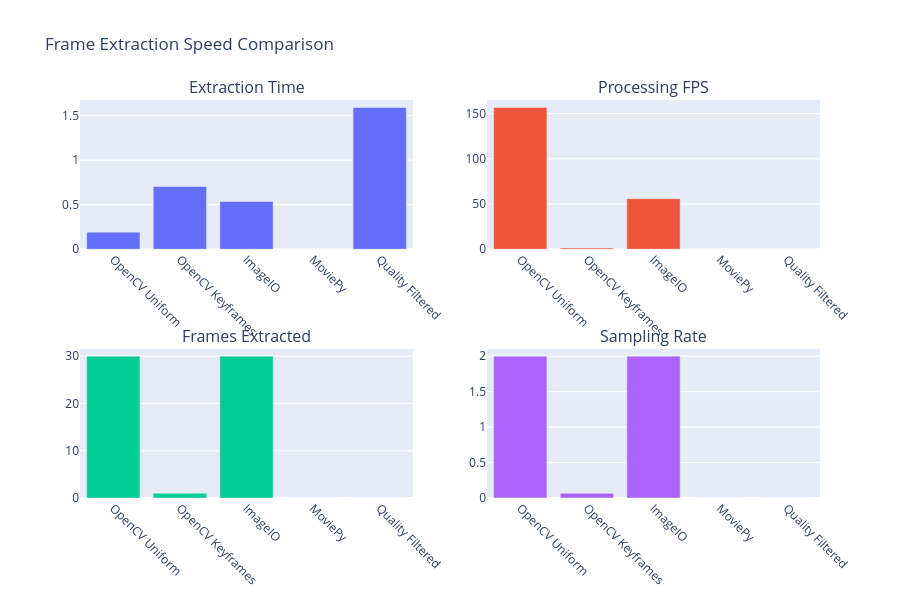

Source (notebook cell):
### Markdown cell above
## 4. Speed Comparison Test

### Code cell
# Speed Comparison Test

if video_info:
    print(" Running speed comparison test...")
    print("=" * 50)
    
    extraction_methods = [
        ('OpenCV Uniform', lambda: extractor.extract_opencv_uniform(test_video_path, 2.0)),
        ('OpenCV Keyframes', lambda: extractor.extract_opencv_keyframes(test_video_path, 0.3)),
        ('ImageIO', lambda: extractor.extract_imageio(test_video_path, 2.0)),
        ('MoviePy', lambda: extractor.extract_moviepy(test_video_path, 2.0)),
        ('Quality Filtered', lambda: extractor.extract_quality_filtered(test_video_path, 2.0, 0.3))
    ]
    
    results = []
    
    for method_name, method_func in extraction_methods:
        print(f"\n Testing {method_name}...")
        
        try:
            # Run extraction multiple times for more accurate timing
            times = []
            frame_counts = []
            
            for run in range(3):  # 3 runs for averaging
                frames, timestamps, extraction_time = method_func()
                times.append(extraction_time)
                frame_counts.append(len(frames))
                
                if run == 0:  # Store results from first run
                    first_run_frames = frames
                    first_run_timestamps = timestamps
            
            avg_time = np.mean(times)
            std_time = np.std(times)
            avg_frames = np.mean(frame_counts)
            
            # Calculate metrics
            fps = avg_frames / avg_time if avg_time > 0 else 0
            frames_per_second_video = avg_frames / video_info['duration'] if video_info['duration'] > 0 else 0
            
            result = {
                'Method': method_name,
                'Avg Time (s)': avg_time,
                'Std Time (s)': std_time,
                'Frames Extracted': int(avg_frames),
                'Processing FPS': fps,
                'Sampling Rate': frames_per_second_video,
                'Success': True,
                'Frames': first_run_frames,
                'Timestamps': first_run_timestamps
            }
            
            print(f"    {method_name}: {avg_time:.3f}±{std_time:.3f}s, {int(avg_frames)} frames, {fps:.1f} processing FPS")
            
        except Exception as e:
            print(f"    {method_name}: Failed - {str(e)}")
            result = {
                'Method': method_name,
                'Avg Time (s)': float('inf'),
                'Std Time (s)': 0,
                'Frames Extracted': 0,
                'Processing FPS': 0,
                'Sampling Rate': 0,
                'Success': False,
                'Frames': [],
                'Timestamps': []
            }
        
        results.append(result)
        extractor.results[method_name] = result
    
    # Create results DataFrame
    results_df = pd.DataFrame([r for r in results if r['Success']])
    
    if len(results_df) > 0:
        print(f"\n SPEED COMPARISON SUMMARY:")
        print("=" * 50)
        display_df = results_df[['Method', 'Avg Time (s)', 'Frames Extracted', 'Processing FPS', 'Sampling Rate']].round(3)
        print(display_df.to_string(index=False))
        
        # Save results
        results_df.to_csv(config.results_dir / "frame_extraction_speed_comparison.csv", index=False)
        
        # Visualize speed comparison
        fig = make_subplots(
            rows=2, cols=2,
            subplot_titles=('Extraction Time', 'Processing FPS', 'Frames Extracted', 'Sampling Rate'),
            specs=[[{"type": "bar"}, {"type": "bar"}],
                   [{"type": "bar"}, {"type": "bar"}]]
        )
        
        methods = results_df['Method']
        
        # Extraction time
        fig.add_trace(go.Bar(x=methods, y=results_df['Avg Time (s)'], name='Time'), row=1, col=1)
        
        # Processing FPS
        fig.add_trace(go.Bar(x=methods, y=results_df['Processing FPS'], name='FPS'), row=1, col=2)
        
        # Frames extracted
        fig.add_trace(go.Bar(x=methods, y=results_df['Frames Extracted'], name='Frames'), row=2, col=1)
        
        # Sampling rate
        fig.add_trace(go.Bar(x=methods, y=results_df['Sampling Rate'], name='Rate'), row=2, col=2)
        
        fig.update_layout(
            title_text="Frame Extraction Speed Comparison",
            showlegend=False,
            height=600
        )
        
        # Rotate x-axis labels
        for i in range(1, 3):
            for j in range(1, 3):
                fig.update_xaxes(tickangle=45, row=i, col=j)
        
        fig.show()
        
    else:
        print(" No successful extractions to compare")

else:
    print(" No video available for testing")

### Figure 1 — Plotly figure (JSON) as saved in the notebook; plotly's stock layout.template omitted (floating-point values rounded to 4 significant figures)
{"data": [{"name": "Time", "type": "bar", "x": ["OpenCV Uniform", "OpenCV Keyframes", "ImageIO", "MoviePy", "Quality Filtered"], "xaxis": "x", "y": [0.1913, 0.705, 0.536, 0.0, 1.591], "yaxis": "y"}, {"name": "FPS", "type": "bar", "x": ["OpenCV Uniform", "OpenCV Keyframes", "ImageIO", "MoviePy", "Quality Filtered"], "xaxis": "x2", "y": [156.8, 1.418, 55.97, 0.0, 0.0], "yaxis": "y2"}, {"name": "Frames", "type": "bar", "x": ["OpenCV Uniform", "OpenCV Keyframes", "ImageIO", "MoviePy", "Quality Filtered"], "xaxis": "x3", "y": [30, 1, 30, 0, 0], "yaxis": "y3"}, {"name": "Rate", "type": "bar", "x": ["OpenCV Uniform", "OpenCV Keyframes", "ImageIO", "MoviePy", "Quality Filtered"], "xaxis": "x4", "y": [2.0, 0.06667, 2.0, 0.0, 0.0], "yaxis": "y4"}], "layout": {"annotations": [{"font": {"size": 16}, "showarrow": false, "text": "Extraction Time", "x": 0.225, "xanchor": "center", "xref": "paper", "y": 1, "yanchor": "bottom", "yref": "paper"}, {"font": {"size": 16}, "showarrow": false, "text": "Processing FPS", "x": 0.775, "xanchor": "center", "xref": "paper", "y": 1, "yanchor": "bottom", "yref": "paper"}, {"font": {"size": 16}, "showarrow": false, "text": "Frames Extracted", "x": 0.225, "xanchor": "center", "xref": "paper", "y": 0.375, "yanchor": "bottom", "yref": "paper"}, {"font": {"size": 16}, "showarrow": false, "text": "Sampling Rate", "x": 0.775, "xanchor": "center", "xref": "paper", "y": 0.375, "yanchor": "bottom", "yref": "paper"}], "height": 600, "showlegend": false, "title": {"text": "Frame Extraction Speed Comparison"}, "xaxis": {"anchor": "y", "domain": [0, 0.45], "tickangle": 45}, "xaxis2": {"anchor": "y2", "domain": [0.55, 1], "tickangle": 45}, "xaxis3": {"anchor": "y3", "domain": [0, 0.45], "tickangle": 45}, "xaxis4": {"anchor": "y4", "domain": [0.55, 1], "tickangle": 45}, "yaxis": {"anchor": "x", "domain": [0.625, 1]}, "yaxis2": {"anchor": "x2", "domain": [0.625, 1]}, "yaxis3": {"anchor": "x3", "domain": [0, 0.375]}, "yaxis4": {"anchor": "x4", "domain": [0, 0.375]}}}
